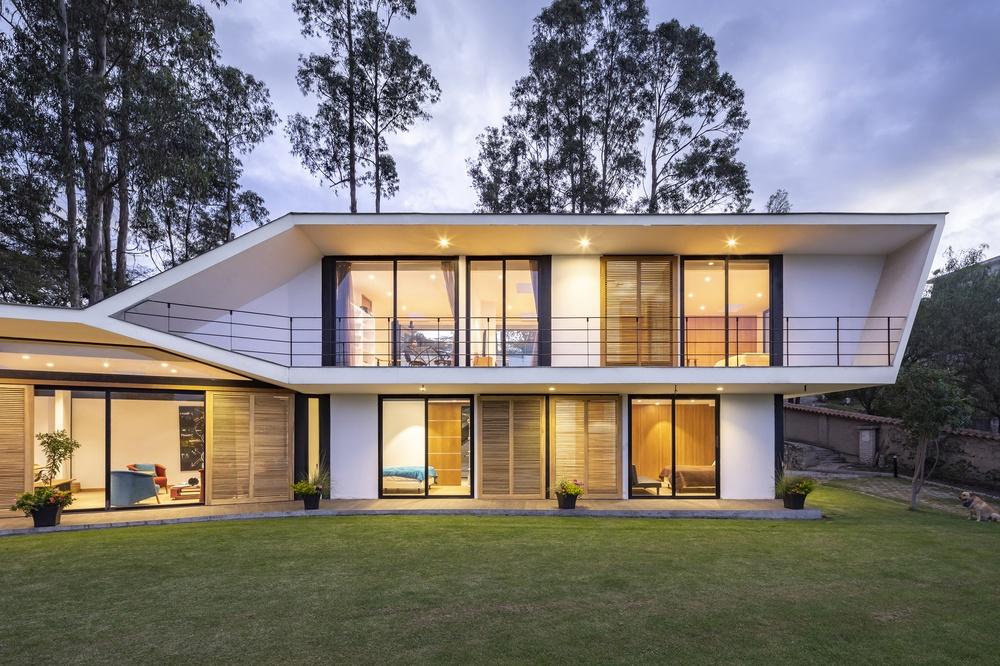
#> input picture casa.jpg, 1000 x 666 px, shrunk from 2000 x 1333 before the run
$ python main.py
#> lines starting #> are read from the running program, lines starting #| are printed output that depends on the picture; after the words box and inside, x2 and y2 are one past the last pixel; in counts of white or black regions, pixels touching at a corner belong together
# Carregar imagem
import cv2
import numpy as np
#imagem 1
img1 = cv2.imread('casa.jpg', cv2.IMREAD_GRAYSCALE)
#> img1: shape (666, 1000); min 0, max 255, mean 121.9

harris = cv2.cornerHarris(img1, blockSize=3, ksize=3, k=0.04)
harris = cv2.dilate(harris, None)

img1[harris > 0.01 * harris.max()] = [255]
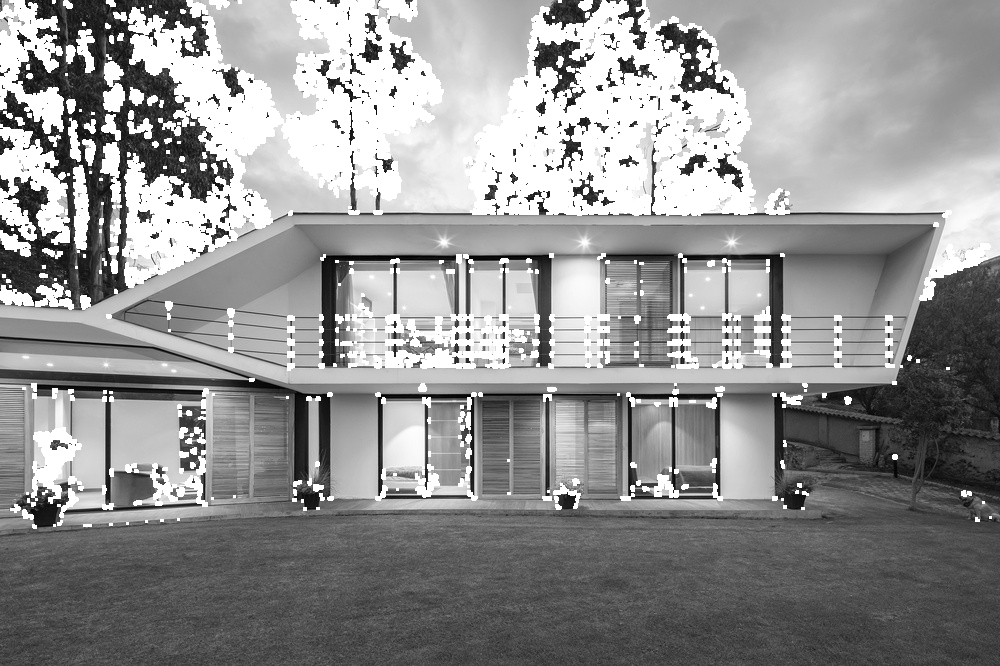
#> img1: shape (666, 1000); min 0, max 255, mean 146

#imagem 2
img2 = cv2.imread('casa2.jpg', cv2.IMREAD_GRAYSCALE)
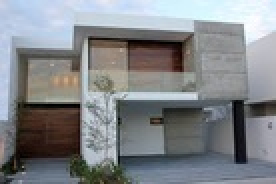
#> input picture casa2.jpg, 138 x 92 px, shrunk from 275 x 183 before the run (shown 2 times larger)
#> img2: shape (92, 138); min 0, max 255, mean 132.5

harris = cv2.cornerHarris(img2, blockSize=5, ksize=7, k=0.02)
#> harris: shape (92, 138) float32
harris = cv2.dilate(harris, None)

img2[harris > 0.01 * harris.max()] = [255]
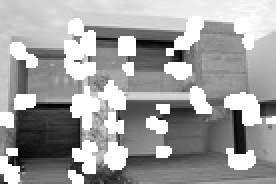
#> img2: shape (92, 138) (shown 2 times larger); min 0, max 255, mean 159.4

#imagem 3
img3 = cv2.imread('sala.jpg', cv2.IMREAD_GRAYSCALE)
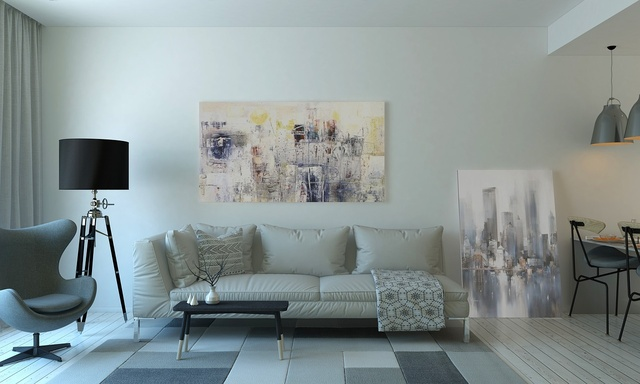
#> input picture sala.jpg, 640 x 384 px, shrunk from 1280 x 768 before the run
#> img3: shape (384, 640); min 0, max 255, mean 143.9

harris = cv2.cornerHarris(img3, blockSize=8, ksize=1, k=0.04)
#> harris: shape (384, 640) float32
harris = cv2.dilate(harris, None)

img3[harris > 0.01 * harris.max()] = [255]
#> img3: shape (384, 640); min 0, max 255, mean 150.1

cv2.imshow("Harris Corner ex1", img1)
cv2.imshow("Harris Corner ex2", img2)
cv2.imshow("Harris Corner ex3", img3)
cv2.waitKey(0)
cv2.destroyAllWindows()

#Shi-Tomasi

import cv2
import numpy as np

img1 = cv2.imread('sala.jpg', cv2.IMREAD_GRAYSCALE)
img2 = cv2.imread('sala.jpg', cv2.IMREAD_GRAYSCALE)
img3 = cv2.imread('sala.jpg', cv2.IMREAD_GRAYSCALE)

#Imagem 1
cantos = cv2.goodFeaturesToTrack(img1, maxCorners=100, qualityLevel=0.04, minDistance=10)
#> cantos = 100 rows, first 8: [82, 238], [83, 224], [93, 224], [94, 198], [40, 344], [127, 188], [188, 302], [103, 217]
cantos = np.int64(cantos)


for canto in cantos:
    x, y = canto.ravel()
    cv2.circle(img1, (x, y), 3, 255, -1)
#> this loop made 100 passes
#> (x, y) on passes 1 to 12: (82, 238), (83, 224), (93, 224), (94, 198), (40, 344), (127, 188), (188, 302), (103, 217), (117, 272), (107, 235), (127, 142), (607, 47)
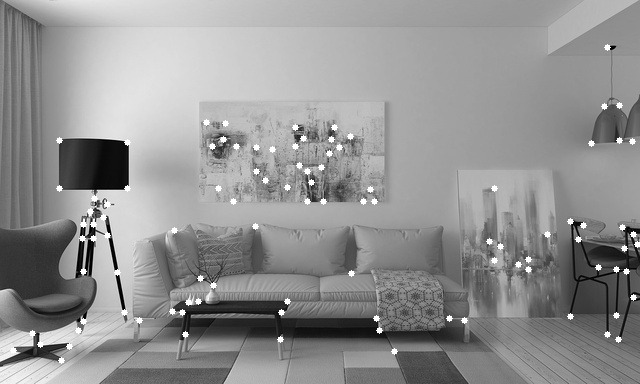
#> img1: shape (384, 640); min 0, max 255, mean 145.6


#Imagem 2
cantos = cv2.goodFeaturesToTrack(img2, maxCorners=100, qualityLevel=0.04, minDistance=10)
cantos = np.int64(cantos)


for canto in cantos:
    x, y = canto.ravel()
    cv2.circle(img3, (x, y), 3, 255, -1)

cantos = cv2.goodFeaturesToTrack(img2, maxCorners=100, qualityLevel=0.04, minDistance=10)
cantos = np.int64(cantos)

#Imagem 3
for canto in cantos:
    x, y = canto.ravel()
    cv2.circle(img3, (x, y), 3, 255, -1)

cantos = cv2.goodFeaturesToTrack(img3, maxCorners=100, qualityLevel=0.04, minDistance=10)
#> cantos = 100 rows, first 8: [123, 308], [116, 276], [94, 234], [84, 228], [83, 242], [85, 317], [123, 141], [123, 189]
cantos = np.int64(cantos)


for canto in cantos:
    x, y = canto.ravel()
    cv2.circle(img3, (x, y), 3, 255, -1)
#> this loop made 100 passes
#> (x, y) on passes 1 to 12: (123, 308), (116, 276), (94, 234), (84, 228), (83, 242), (85, 317), (123, 141), (123, 189), (83, 268), (611, 49), (616, 272), (185, 337)
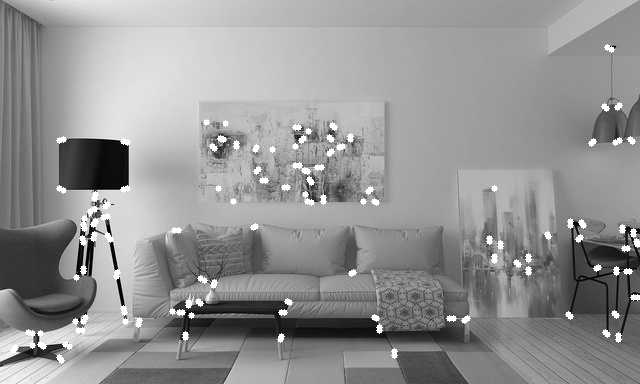
#> img3: shape (384, 640); 0.81% of pixels changed, all inside (x1, y1, x2, y2) = (12, 46, 640, 360)

cv2.imshow('Shi-Tomasi 1 ', img1)
cv2.imshow('Shi-Tomasi 2 ', img2)
cv2.imshow('Shi-Tomasi 3 ', img3)
cv2.waitKey(0)
cv2.destroyAllWindows()

# SIFT

import cv2
import numpy as np


img1 = cv2.imread('sala.jpg', cv2.IMREAD_GRAYSCALE)
sift = cv2.SIFT_create()


keypoints, descriptors = sift.detectAndCompute(img1, None)
#> keypoints = 648 keypoints; strongest (x, y, size): (116, 268, 3.1), (117, 276, 3.1), (109, 234, 3.2), (90, 215, 1.9)


imagem_sift = cv2.drawKeypoints(img1, keypoints, None)
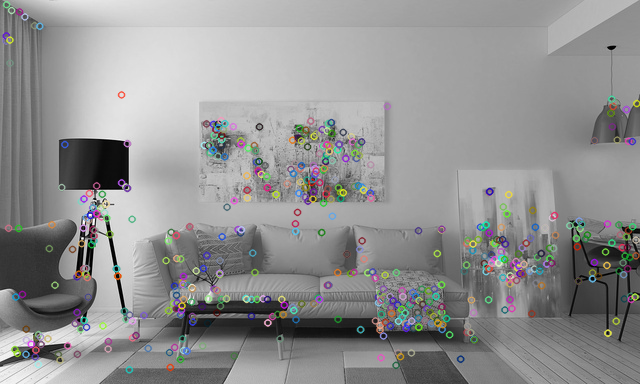
#> imagem_sift: shape (384, 640, 3); mean of channels 0, 1, 2 144.4, 144.5, 144.4; drawn as B, G, R


cv2.imshow('SIFT', imagem_sift)
cv2.waitKey(0)
cv2.destroyAllWindows()
